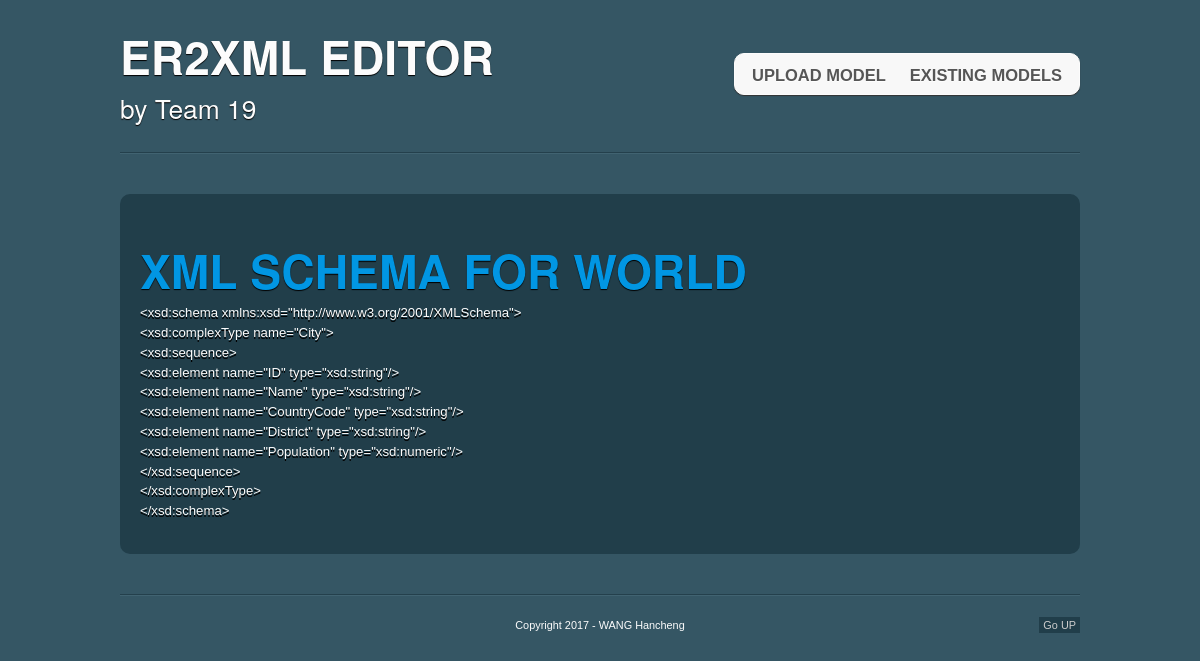
The page /edit/1/detail/ on the database its author committed.
### ER2XML/models.py (models this page shows, shortened)
class XMLSchema(models.Model):
    model = models.ForeignKey('ER2XML.ERModel',related_name='schema')
    text = models.TextField(null=True)

class ERModel(models.Model):
    name = models.CharField(max_length=200)
    text = models.TextField()

### ER2XML/views.py (the view)
# urls.py: url(r'^edit/(?P<pk>\d+)/detail/$', views.schema_detail, name='schema_detail'),
def schema_detail(request, pk):
    schema = get_object_or_404(XMLSchema, pk=pk)
    return render(request, 'ER2XML/schema_detail.html', {'schema': schema})

### ER2XML/templates/ER2XML/schema_detail.html
{% extends 'ER2XML/base.html' %}
{% block content %}
    <article>
        <h1><a href="{% url 'schema_detail' pk=schema.pk %}">XML Schema for {{ schema.model.name }}</a></h1>
        <p>{{ schema.text|linebreaksbr }}</p>
    </article>
{% endblock %}

### ER2XML/static/css/styles.css (style rules this page uses)
* { margin:0; padding:0; }
header,footer, article,section, hgroup,nav, figure { display:block; }
body { font-size:0.825em; color:#fcfcfc; background-color:#355664; font-family:Arial, Helvetica, sans-serif; }
a, a:visited { color:#0196e3; text-decoration:none; outline:none; }
h1,h2,h3 { font-family:"Myriad Pro","Helvetica Neue",Helvetica,Arial,Sans-Serif; text-shadow:0 1px 1px black; }
h1 { font-size:3.5em; padding:0.5em 0 0; text-transform:uppercase; }
p { line-height:1.5em; padding-bottom:1em; }
nav, article, nav ul li a,figure { -moz-border-radius:10px; -webkit-border-radius:10px; border-radius:10px; }
article { background-color:#213E4A; margin:3em 0; padding:20px; text-shadow:0 2px 0 black; }

### rows shown on the page
XMLSchema: model.name "WORLD", text "<xsd:schema xmlns:xsd=\"http://www.w3.org/2001/XMLSchema\"> <xsd:complexType name=\"City\"> <xsd:sequence> <xsd:element name=\"ID\" type=\"xsd:string\"/> <xsd:element name=\"Name\" type=\"xsd:string\"/> <xsd:element name=\"CountryCode\" type=\"xsd:string\"/> <xsd:element name=\"District\" type=\"xsd:string\"/> <xsd:element name=\"Population\" type=\"xsd:numeric\"/> </xsd:sequence> </xsd:complexType> </xsd:schema>"
